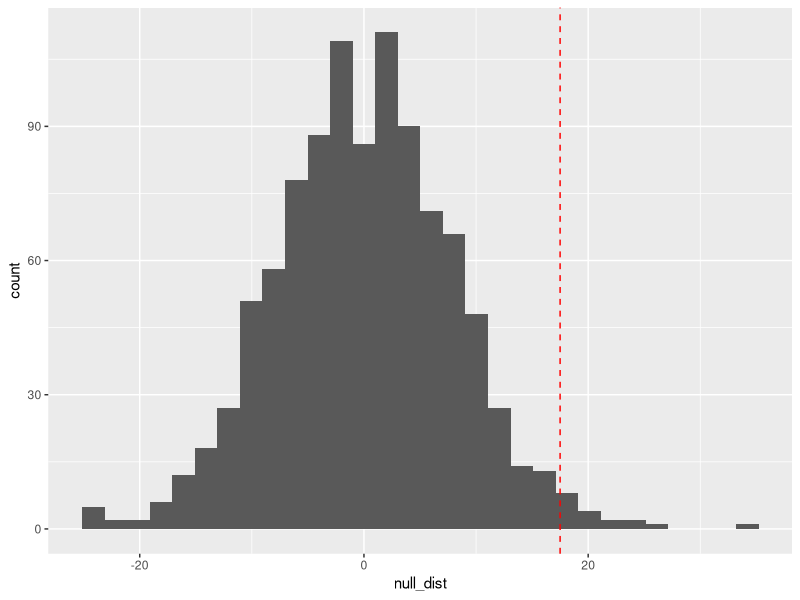

Here is the R script that generated this plot:
## ---- chunk 1
knitr::opts_chunk$set(echo = TRUE)
library(ggplot2)
## ---- chunk 2
##################################################
# FUNCTION: eab_sim
# generate data simulating the number of survining ash trees for different
# treatment cases
# input: parameters for the data
# output: data frame (long format)
#------------------------------------------------- 
eab_sim = function(n=1000,
                   groups = c('control', 'quar'),
                   means = c(400, 430),
                   std_devs = c(200, 150)) {
  dat = data.frame(rnorm(n, means[1], std_devs[1]),
                   rnorm(n, means[2], std_devs[2]))
  colnames(dat) = groups
  return(dat)
}
## ---- chunk 3
####### ###########################################
# function: readData
# read in (or generate) data set for analysis
# input: none
# output: 3 column data frame of observed data
#------------------------------------------------- 
readData <- function() {
  return(eab_sim(groups=c('control', 'quar'), means=c(400, 410),
                 std_devs=c(200, 150)))
}

##################################################
# function: shuffleData
# randomize data by randomly swapping 1/2 of the data between groups
# input: 2-column data frame
# output: shuffled 2-column data frame
#------------------------------------------------- 
shuffleData <- function(data) {
  data = df
  temp = data
  s = sample(1:(length(data[,1])), length(data[,1])/2, replace=F)
  data[,1] = c(data[-s,1], temp[s,2])
  data[,2] = c(data[-s, 2], temp[s, 1])
  # plot(data[,1])
  return(data)
}

##################################################
# function: getPVal
# calculate p value from simulation
# input: list of observed metric, and vector of simulated metrics
# output: lower, upper tail probability values
#------------------------------------------------- 
getPVal <- function(null_dist, obs_mean, n=1000){
  pLower <- length(null_dist[null_dist > obs_mean]) / n
  return(pLower)
}

##################################################
# function: getMetric
# calculate metric for randomization test
# input: 2-column data frame
# output: null distribution
#------------------------------------------------- 
getMetric <- function(data, n=1000) {
  ret = rep(-1, 1000)
  for (i in 1:n) {
    shuf = shuffleData(data)
    ret[i] = mean(shuf[,1]) - mean(shuf[,2])
  }
  return(ret)
}

##################################################
# function: plotRanTest
# create ggplot of histogram of simulated values
# input: list of observed metric and vector of simulated metrics
# output: saved ggplot graph
#------------------------------------------------- 
plotRanTest <- function(null_dist, obs_mean) {
  ggplot(data.frame(null_dist), aes(null_dist)) + geom_histogram(bins=30) +
    geom_vline(xintercept=obs_mean, col='red', linetype='dashed')
}

## program body
set.seed(1234)
df = readData()
null_dist = getMetric(df)
getPVal(null_dist, mean(df$quar) - mean(df$control))
plotRanTest(null_dist, mean(df$quar) - mean(df$control))
